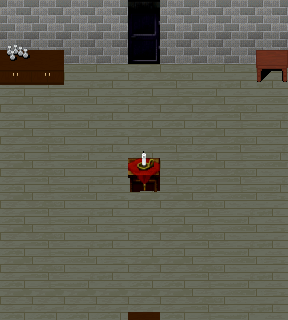

This game map was drawn from its Tiled (.tmx) file and the tilesets committed beside it. A one-line description and the full map source follow:
An orthogonal 9x10 tile map with 32x32 px tiles, 5 tile layers (layer0, layer1, layer2, layer3, ...), 7 tilesets.

<map version="1.9" tiledversion="1.9.2" orientation="orthogonal" renderorder="right-down" width="9" height="10" tilewidth="32" tileheight="32" infinite="0" nextlayerid="13" nextobjectid="1">
 <tileset firstgid="1" source="res/room-01-udw.tsx" />
 <tileset firstgid="1113" source="res/add_more.tsx" />
 <tileset firstgid="1625" source="res/room-01-udy.tsx" />
 <tileset firstgid="2041" source="res/room-01-udz.tsx" />
 <tileset firstgid="2937" source="res/room-01-ud.tsx" />
 <tileset firstgid="3305" source="res/room-01-udw3.tsx" />
 <tileset firstgid="3489" source="res/room-01-udx.tsx" />
 <layer id="12" name="layer0" width="9" height="10" locked="1">
  <data encoding="csv">
0,0,0,0,0,0,0,0,0,
0,0,0,0,0,0,0,0,0,
1424,1424,1424,1424,1424,1424,1424,1424,1424,
1424,1424,1424,1424,1424,1424,1424,1424,1424,
1424,1424,1424,1424,1424,1424,1424,1424,1424,
1424,1424,1424,1424,0,1424,1424,1424,1424,
1424,1424,1424,1424,1424,1424,1424,1424,1424,
1424,1424,1424,1424,1424,1424,1424,1424,1424,
1424,1424,1424,1424,1424,1424,1424,1424,1424,
1424,1424,1424,1424,1424,1424,1424,1424,1424
</data>
 </layer>
 <layer id="8" name="layer1" width="9" height="10" locked="1">
  <data encoding="csv">
812,812,812,812,1431,812,812,812,812,
820,820,820,820,1447,820,820,820,820,
1,2,3,4,1,2,3,4,4,
1,2,3,4,1,1,1,2,3,
1,2,3,4,1,2,1,2,3,
1,2,3,4,1,2,1,2,3,
1,2,3,4,1,1,2,3,4,
1,2,3,4,1,1,2,3,4,
1,2,3,4,1,1,2,3,4,
1,1,1,1,1,1,2,3,4
</data>
 </layer>
 <layer id="9" name="layer2" width="9" height="10" locked="1">
  <data encoding="csv">
0,0,0,0,0,0,0,0,0,
3414,3414,0,0,0,0,0,0,4532,
3422,3422,0,0,0,0,0,0,4540,
0,0,0,0,0,0,0,0,0,
0,0,0,0,0,0,0,0,0,
0,0,0,0,0,0,0,0,0,
0,0,0,0,0,0,0,0,0,
0,0,0,0,0,0,0,0,0,
0,0,0,0,0,0,0,0,0,
0,0,0,0,0,0,0,0,0
</data>
 </layer>
 <layer id="10" name="layer3" width="9" height="10" locked="1">
  <data encoding="csv">
0,0,0,0,0,0,0,0,0,
1024,0,0,0,0,0,0,0,0,
0,0,0,0,0,0,0,0,0,
0,0,0,0,0,0,0,0,0,
0,0,0,0,0,0,0,0,0,
0,0,0,0,1367,0,0,0,0,
0,0,0,0,0,0,0,0,0,
0,0,0,0,0,0,0,0,0,
0,0,0,0,0,0,0,0,0,
0,0,0,0,0,0,0,0,0
</data>
 </layer>
 <layer id="11" name="layer4" width="9" height="10" locked="1">
  <data encoding="csv">
0,0,0,0,0,0,0,0,0,
0,0,0,0,0,0,0,0,0,
0,0,0,0,0,0,0,0,0,
0,0,0,0,0,0,0,0,0,
0,0,0,0,1366,0,0,0,0,
0,0,0,0,0,0,0,0,0,
0,0,0,0,0,0,0,0,0,
0,0,0,0,0,0,0,0,0,
0,0,0,0,0,0,0,0,0,
0,0,0,0,192,0,0,0,0
</data>
 </layer>
</map>
